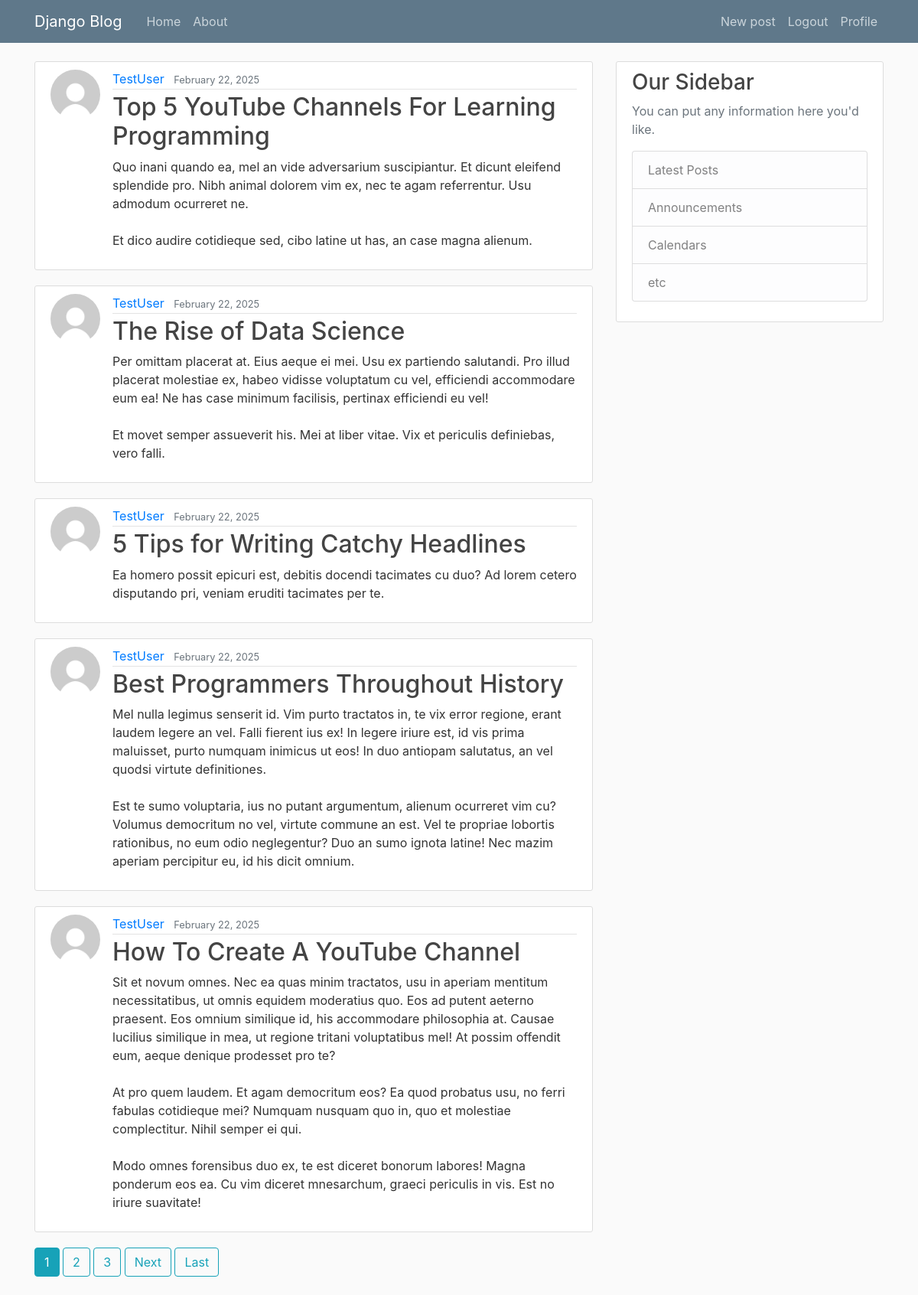
Screenshot of / (signed in) with the database file from the repository.
### blog/models.py (models this page shows, shortened)
class Posts(models.Model):
	title=models.CharField(max_length=100)
	content = models.TextField()
	date_posted = models.DateTimeField(default=timezone.now)
	author = models.ForeignKey(User,on_delete= models.CASCADE)

### users/models.py (models this page shows, shortened)
class Profile(models.Model):
	user = models.OneToOneField(User,on_delete=models.CASCADE)
	image = models.ImageField(default='default.jpg',upload_to='profile_pics')

### blog/views.py (the view)
# urls.py: path('', PostListView.as_view(),name='Blog-home'),
class PostListView(ListView):
	model = Posts
	template_name = 'blog/home.html'
	context_object_name = 'posts'     #<app>/<model>_<viewtype>.html
	ordering = ['-date_posted']
	paginate_by = 5

### blog/templates/blog/home.html (shortened to what this page needs)
{% extends "blog/base.html" %}
{% block content %}
	{% for post in posts %}
		<article class="media content-section">
      <img class="rounded-circle article-img" src="{{post.author.profile.image.url}}">
  <div class="media-body">
    <div class="article-metadata">
      <a class="mr-2" href="{% url 'user-posts' post.author.username %}">{{ post.author }}</a>
      <small class="text-muted">{{ post.date_posted|date:'F d, Y' }}</small>
    </div>
    <h2><a class="article-title" href="{% url 'posts-detail' post.id %}">{{ post.title }}</a></h2>
    <p class="article-content">{{ post.content }}</p>
  </div>
</article>
	{% endfor %}
  {% if is_paginated %}
      {% for num in page_obj.paginator.page_range %}
        {% if page_obj.number == num %}
          <a class="btn btn-info mb-4" href="?page={{ num }}">{{ num }}</a>
        {% elif num > page_obj.number|add:'-3' and num < page_obj.number|add:'3' %}
          <a class="btn btn-outline-info mb-4" href="?page={{ num }}">{{ num }}</a>
        {% endif %}
      {% endfor %}
      {% if page_obj.has_next %}
        <a class="btn btn-outline-info mb-4" href="?page={{ page_obj.next_page_number }}">Next</a>
        <a class="btn btn-outline-info mb-4" href="?page={{ page_obj.paginator.num_pages }}">Last</a>
      {% endif %}
    {% endif %}
{% endblock content %}

### blog/static/blog/main.css (style rules this page uses)
body { background: #fafafa; color: #333333; margin-top: 5rem; }
h1, h2, h3, h4, h5, h6 { color: #444444; }
.content-section { background: #ffffff; padding: 10px 20px; border: 1px solid #dddddd; border-radius: 3px; margin-bottom: 20px; }
.article-title { color: #444444; }
.article-content { white-space: pre-line; }
.article-img { height: 65px; width: 65px; margin-right: 16px; }
.article-metadata { padding-bottom: 1px; margin-bottom: 4px; border-bottom: 1px solid #e3e3e3 }

### rows the page displays
Posts: author.profile.image (placeholder picture), author "TestUser", date_posted "February 22, 2025", title "Top 5 YouTube Channels For Learning Programming", content "Quo inani quando ea, mel an vide adversarium suscipiantur. Et dicunt eleifend splendide pro. Nibh animal dolorem vim ex, nec te agam referrentur. Usu admodum ocurreret ne. Et dico audire cotidieque sed, cibo latine ut has, an case magna alienum."
Posts: author.profile.image (placeholder picture), author "TestUser", date_posted "February 22, 2025", title "The Rise of Data Science", content "Per omittam placerat at. Eius aeque ei mei. Usu ex partiendo salutandi. Pro illud placerat molestiae ex, habeo vidisse voluptatum cu vel, efficiendi accommodare eum ea! Ne has case minimum facilisis, pertinax efficiendi eu vel! Et movet semper assueverit his. Mei at liber vitae. Vix et periculis definiebas, vero falli."
Posts: author.profile.image (placeholder picture), author "TestUser", date_posted "February 22, 2025", title "5 Tips for Writing Catchy Headlines", content "Ea homero possit epicuri est, debitis docendi tacimates cu duo? Ad lorem cetero disputando pri, veniam eruditi tacimates per te."
Posts: author.profile.image (placeholder picture), author "TestUser", date_posted "February 22, 2025", title "Best Programmers Throughout History", content "Mel nulla legimus senserit id. Vim purto tractatos in, te vix error regione, erant laudem legere an vel. Falli fierent ius ex! In legere iriure est, id vis prima maluisset, purto numquam inimicus ut eos! In duo antiopam salutatus, an vel quodsi virtute definitiones. Est te sumo voluptaria, ius no putant argumentum, alienum ocurreret vim cu? Volumus democritum no vel, virtute commune an est. Vel te propriae lobortis rationibus, no eum odio neglegentur? Duo an sumo ignota latine! Nec mazim aperiam percipitur eu, id his dicit omnium."
Posts: author.profile.image (placeholder picture), author "TestUser", date_posted "February 22, 2025", title "How To Create A YouTube Channel", content "Sit et novum omnes. Nec ea quas minim tractatos, usu in aperiam mentitum necessitatibus, ut omnis equidem moderatius quo. Eos ad putent aeterno praesent. Eos omnium similique id, his accommodare philosophia at. Causae lucilius similique in mea, ut regione tritani voluptatibus mel! At possim offendit eum, aeque denique prodesset pro te? At pro quem laudem. Et agam democritum eos? Ea quod probatus usu, no ferri fabulas cotidieque mei? Numquam nusquam quo in, quo et molestiae complectitur. Nihil semper ei qui. Modo omnes forensibus duo ex, te est diceret bonorum labores! Magna ponderum eos ea. Cu vim diceret mnesarchum, graeci periculis in vis. Est no iriure suavitate!"

### other values shown
{{ num }} "1"
{{ num }} "2" "3"
